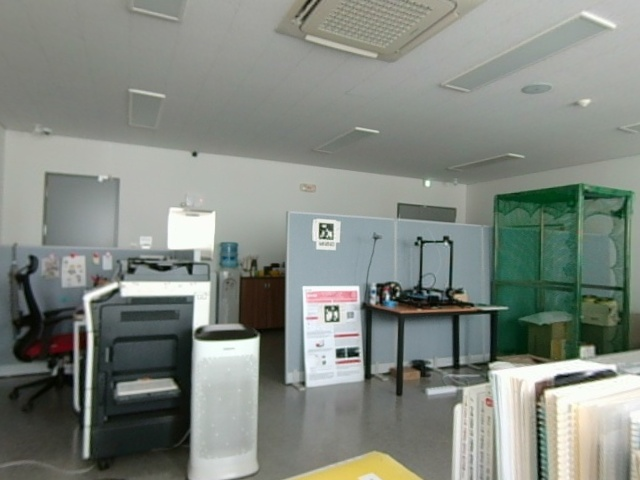
//> input picture testGwan/v3/1_Limage.jpg, 640 x 480 px
$ ./fDetecting   (built with g++ and OpenCV 4)
//> lines starting //> are read from the running program, lines starting //| are printed output that depends on the picture
#include <opencv2/opencv.hpp>
#include <iostream>
#include <vector>

using namespace std;
using namespace cv;
int main(){

	Mat matchingImage[2]; // 0 is left, 1 is right

	matchingImage[0] = imread("1_Limage.jpg", IMREAD_GRAYSCALE);
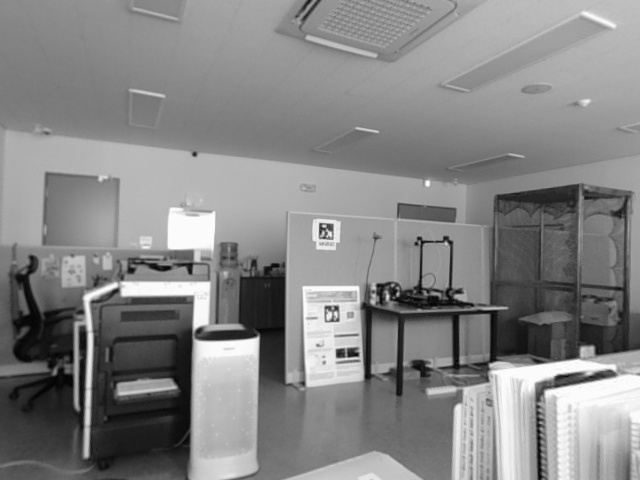
//> matchingImage[0]: 480 rows x 640 cols, CV_8UC1; min 2, max 255, mean 133.7
	matchingImage[1] = imread("1_Rimage.jpg", IMREAD_GRAYSCALE);
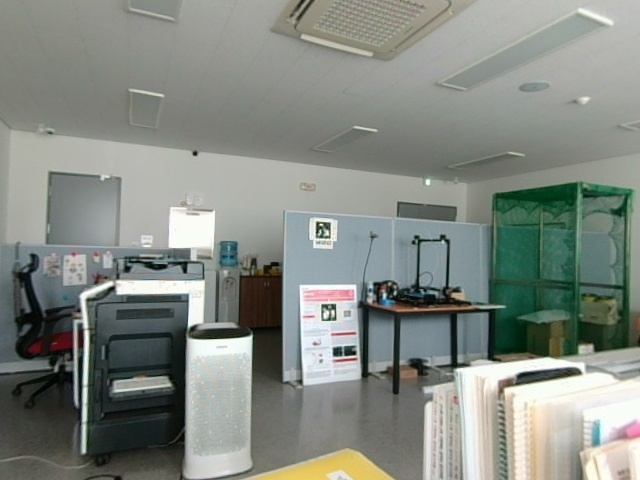
//> input picture testGwan/v3/1_Rimage.jpg, 640 x 480 px
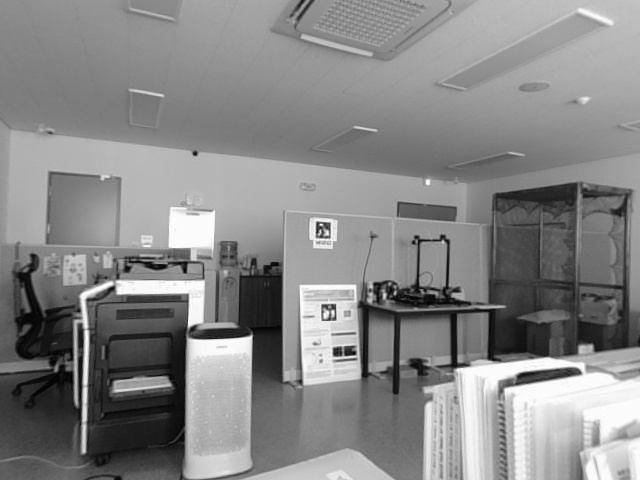
//> matchingImage[1]: 480 rows x 640 cols, CV_8UC1; min 0, max 255, mean 135

	if(matchingImage[0].empty() || matchingImage[1].empty()){ //exception
		cerr << "Image load failed" << endl;

		return -1;
	}

	Ptr<Feature2D> feature = ORB::create();
	vector<KeyPoint> lKeypoints, rKeypoints;
	Mat lDesc, rDesc;
	feature->detectAndCompute(matchingImage[0], Mat(), lKeypoints, lDesc);
//> lKeypoints = 500 keypoints; strongest (x, y, size): (255, 338, 64.3), (337, 353, 53.6), (254, 340, 111.1), (256, 339, 53.6)
	feature->detectAndCompute(matchingImage[1], Mat(), rKeypoints, rDesc);
//> rKeypoints = 500 keypoints; strongest (x, y, size): (317, 223, 31), (249, 337, 44.6), (249, 336, 64.3), (247, 340, 111.1)

	Ptr<DescriptorMatcher> matcher = BFMatcher::create(NORM_HAMMING);

	vector<DMatch> matches;

	matcher->match(lDesc, rDesc, matches);
//> matches = 500 matches

	sort(matches.begin(), matches.end());
	vector<DMatch> good_matches(matches.begin(), matches.begin() + 100);
//> good_matches = 100 matches

	Mat dst;
	drawMatches(matchingImage[0], lKeypoints, matchingImage[1], rKeypoints, good_matches, dst, Scalar::all(-1), Scalar(-1), vector<char>(), DrawMatchesFlags::NOT_DRAW_SINGLE_POINTS);
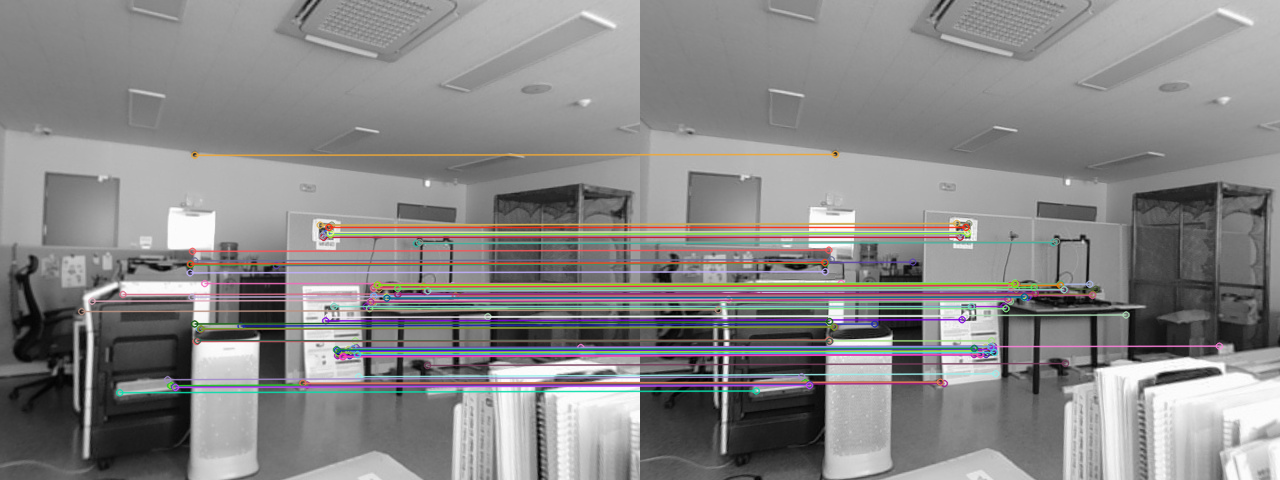
//> dst: 480 rows x 1280 cols, CV_8UC3; mean B, G, R 135.9, 135.8, 137
	imshow("dst", dst);
	waitKey();
	return 0;
}
